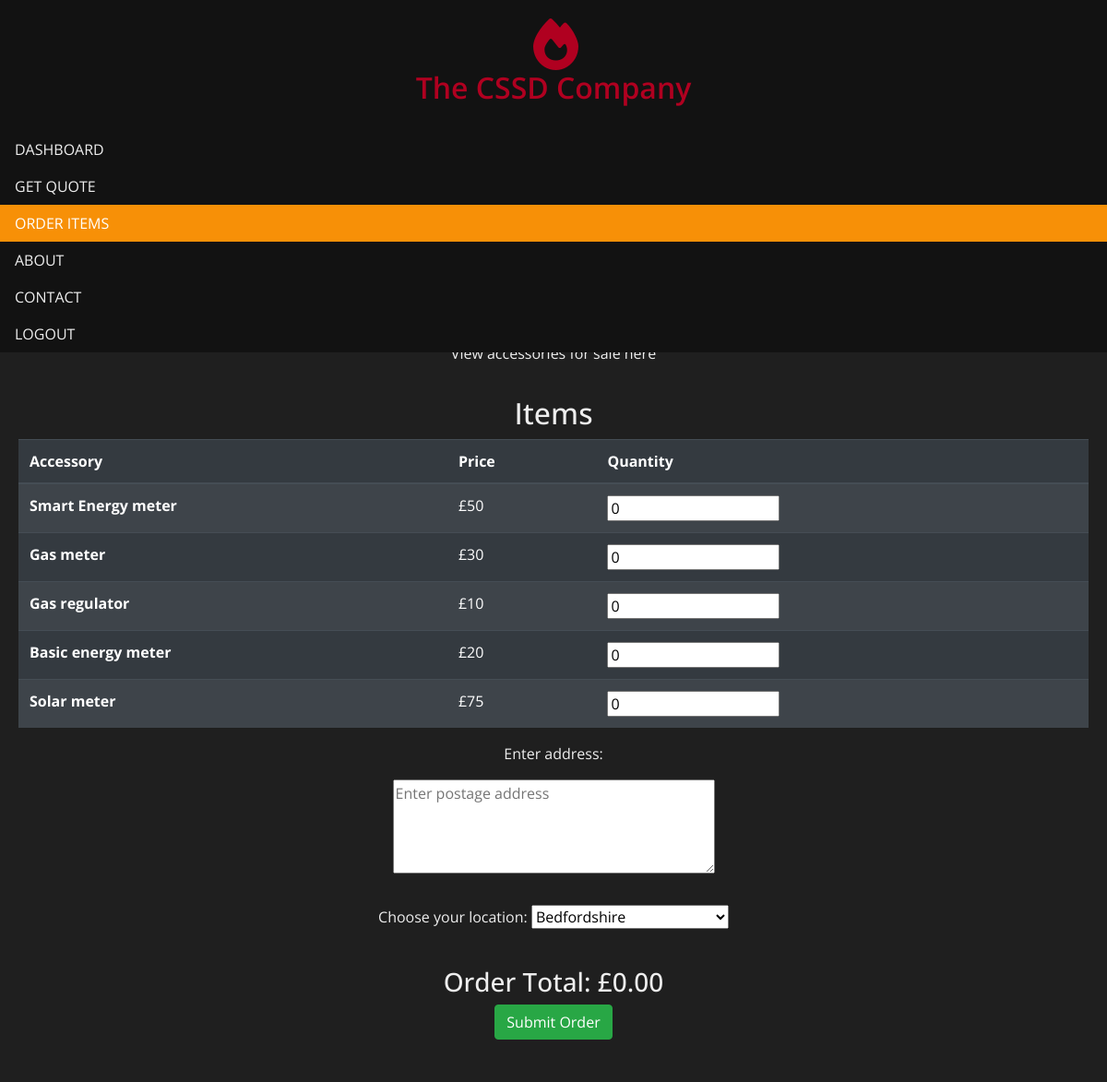
Screenshot of /order.php (signed in) with the database file from the repository.
### tables this page shows
CREATE TABLE `items` (
  `itemID` int(11) NOT NULL,
  `name` text NOT NULL,
  `price` int(11) NOT NULL
);

### order.php (the view, shortened to what this page needs)
<?php
    require_once "static/connect.php";
    $sql = "SELECT * FROM items";
    $result = mysqli_query($db, $sql);
?>
<html>
    <head>
        <link rel="stylesheet" href="https://stackpath.bootstrapcdn.com/bootstrap/4.4.1/css/bootstrap.min.css">
        <link rel="stylesheet" href="css/dashboard.css">
    </head>
    <body>
    <div class="navibar">
            <ul>
                <li class="branding"><i class="fas fa-fire login-logo"></i><h2>The CSSD Company</h2></li>
                <li><a class="nav-link" href="dashboard" activeclassname="active">DASHBOARD</a></li>
                <li><a class="nav-link" href="quote" activeclassname="active">GET QUOTE</a></li>
                <li><a class="active"   href="#">ORDER ITEMS</a></li>
                <li><a class="nav-link" href="index#about">ABOUT</a></li>
                <li><a class="nav-link" href="index#contact">CONTACT</a></li>
                <li><a class="nav-link" href="logout">LOGOUT</a></li>
            </ul>
    </div>
    <div class="main">
        <h2>Order accessories</h2>
        <p>View accessories for sale here</p>
        <hr>
        <h2>Items</h2>
        <div class="order-form">
            <form action="order" method="post" class="form-group" style="width: 100%">
                <table class="table table-dark table-striped" >
                <thead>
                    <tr>
                        <th scope="col" >Accessory</th>
                        <th scope="col">Price</th>
                        <th scope="col">Quantity</th>
                    </tr>
                </thead>
                <tbody>
                    <?php
                        while($row = $result->fetch_assoc()) {
                        ?>
                    <tr>
                         <th scope="row"> <?php echo $row['name'];?></th>
                         <td>£<span class="price"><?php echo $row['price'];?></span></td>
                         <td><input class="quantity" type="number" value = "0" min="0" name=<?php echo $row['itemID']; ?>></td>
                    </tr>
                    <?php
                        }
                    ?>
                </tbody>
                </table>
                <div class="quote-notes">
                                <p>Enter address:</p>
                                <textarea id="address" name="address" rows="4" cols="40" placeholder="Enter postage address"></textarea>
                            </div>
                            <hr>
                <div class="location-select">
                                <label for="location">Choose your location:</label>
                                <select id="location" name="location">
                                    <optgroup label="England">
                                        <option>Bedfordshire</option>
                                    </optgroup>
                                </select>
                            </div>
                            <hr>
                <div class="orderTotal">
                        <h3 id="order-total">Order Total: <span class="total">£0.00</span></h3>
                        <button type="submit" class="btn btn-success">Submit Order</button>
                </div>
            </form>
        </div>
        <hr>
    </div>
    </body>
</html>

### css/dashboard.css (style rules this page uses)
body { padding: 0; margin: 0; font-family: 'Open Sans', sans-serif; background: #1f1f1f; color: #EEE; }
hr { border-top: 2px solid #1f1f1f; }
.navibar { z-index: 5; }
.navibar .branding { padding: 20px 10px; z-index: 5; }
.navibar .branding i { font-size: 3.5em; width: 44px; display: flex; margin: auto; color: #B00020; }
.navibar .branding h2 { text-align: center; color: #B00020; font-weight: 600; }
.navibar ul { list-style-type: none; margin: 0; padding: 0; width: 25%; background-color: #121212; position: fixed; height: 100%; overflow: auto; }
.navibar li a { display: block; color: #EEE; padding: 8px 16px; text-decoration: none; transition: 0.5s; }
.navibar li a.active { background-color: #f79007; color: white; transition: 0.5s; }
.main { margin-left: 25%; padding: 25px 20px; text-align: center; }
@media screen and (max-device-width: 1024px) { .navibar ul { top: 0; width: 100%; height: auto; } }
@media screen and (max-device-width: 1024px) { .main { margin: 0; margin-top: 300px; } }

### rows the page displays
items: name "Smart Energy meter", price "50", itemID "0"
items: name "Gas meter", price "30"
items: name "Gas regulator", price "10"
items: name "Basic energy meter", price "20"
items: name "Solar meter", price "75"
